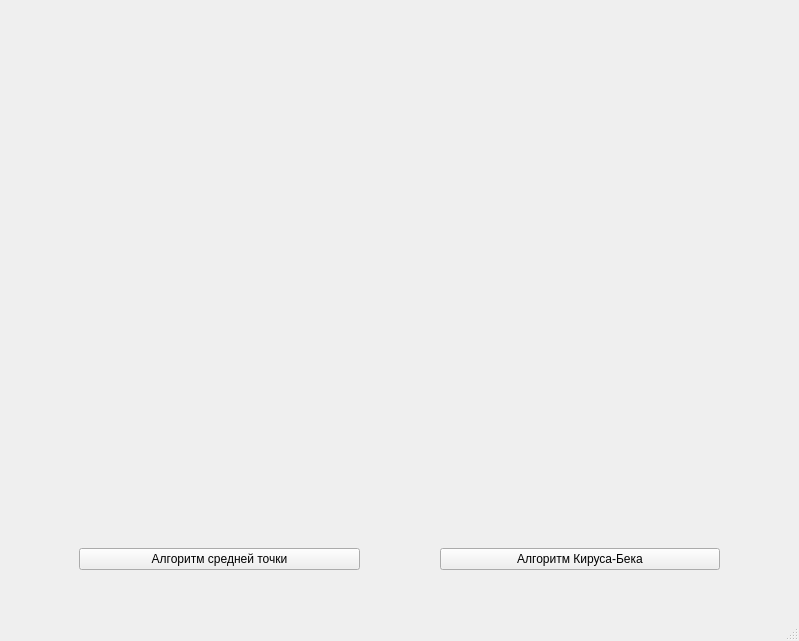
<?xml version="1.0" encoding="UTF-8"?>
<ui version="4.0">
 <class>MainWindow</class>
 <widget class="QMainWindow" name="MainWindow">
  <property name="geometry">
   <rect>
    <x>0</x>
    <y>0</y>
    <width>799</width>
    <height>641</height>
   </rect>
  </property>
  <property name="windowTitle">
   <string>MainWindow</string>
  </property>
  <widget class="QWidget" name="centralwidget">
   <widget class="QWidget" name="horizontalLayoutWidget">
    <property name="geometry">
     <rect>
      <x>-1</x>
      <y>-1</y>
      <width>801</width>
      <height>511</height>
     </rect>
    </property>
    <layout class="QHBoxLayout" name="horizontalLayout">
     <property name="leftMargin">
      <number>175</number>
     </property>
     <property name="topMargin">
      <number>30</number>
     </property>
     <property name="rightMargin">
      <number>175</number>
     </property>
     <property name="bottomMargin">
      <number>30</number>
     </property>
     <item>
      <widget class="QLabel" name="label">
       <property name="text">
        <string/>
       </property>
      </widget>
     </item>
    </layout>
   </widget>
   <widget class="QWidget" name="horizontalLayoutWidget_2">
    <property name="geometry">
     <rect>
      <x>-1</x>
      <y>509</y>
      <width>801</width>
      <height>101</height>
     </rect>
    </property>
    <layout class="QHBoxLayout" name="horizontalLayout_2">
     <property name="spacing">
      <number>80</number>
     </property>
     <property name="leftMargin">
      <number>80</number>
     </property>
     <property name="rightMargin">
      <number>80</number>
     </property>
     <item>
      <widget class="QPushButton" name="pushButton">
       <property name="text">
        <string>Алгоритм средней точки</string>
       </property>
      </widget>
     </item>
     <item>
      <widget class="QPushButton" name="pushButton_2">
       <property name="text">
        <string>Алгоритм Кируса-Бека</string>
       </property>
      </widget>
     </item>
    </layout>
   </widget>
  </widget>
  <widget class="QMenuBar" name="menubar">
   <property name="geometry">
    <rect>
     <x>0</x>
     <y>0</y>
     <width>799</width>
     <height>25</height>
    </rect>
   </property>
  </widget>
  <widget class="QStatusBar" name="statusbar"/>
 </widget>
 <resources/>
 <connections/>
</ui>
